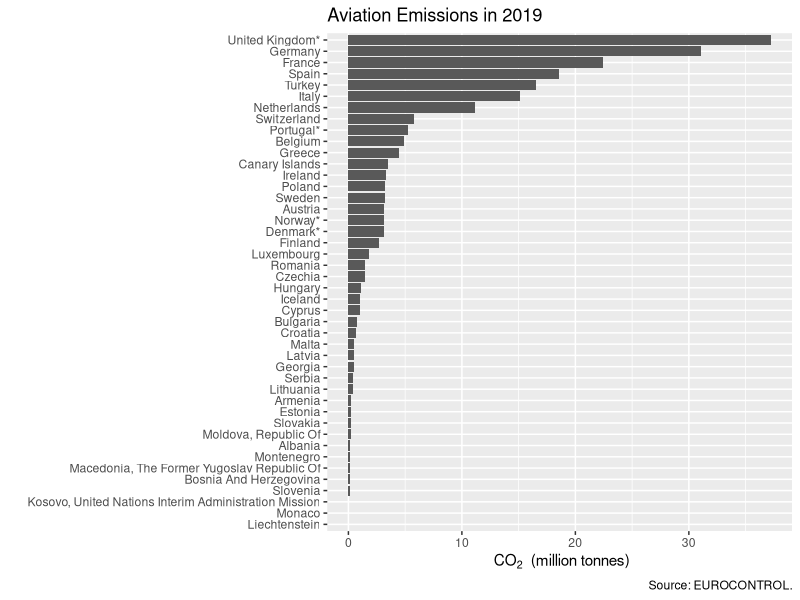
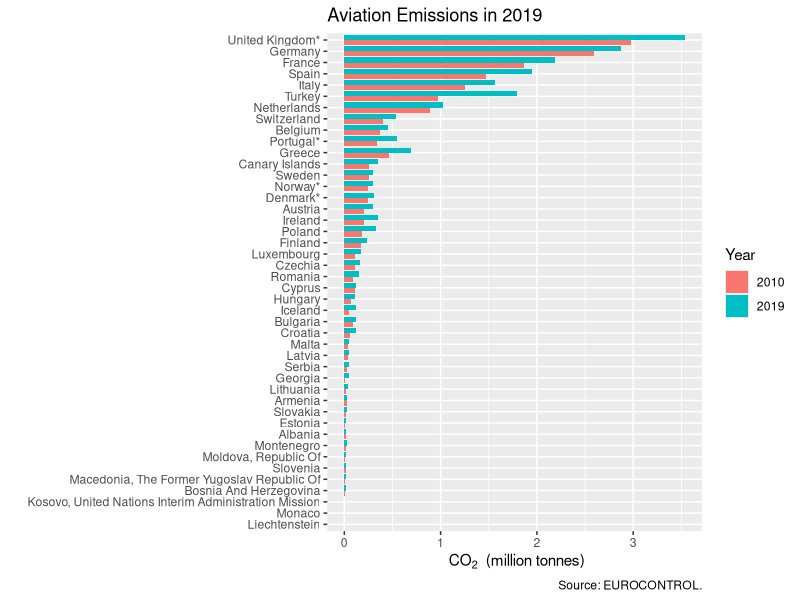
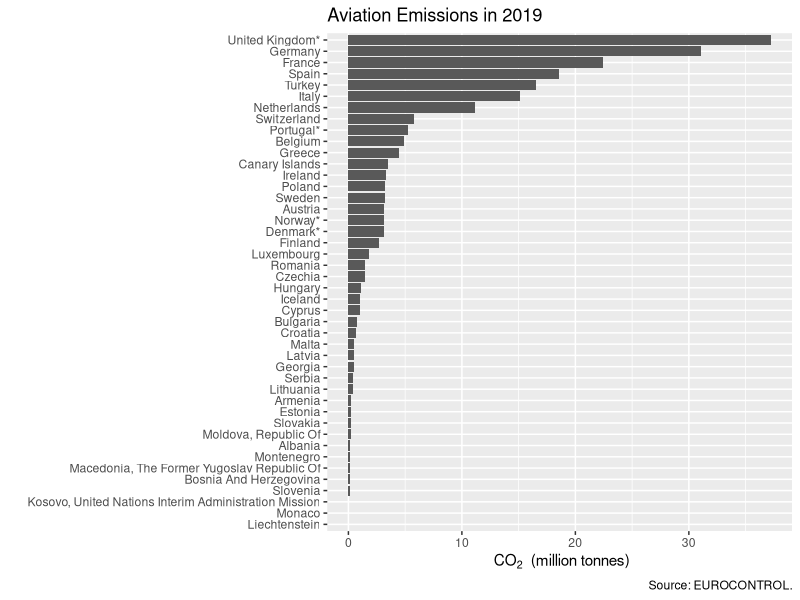

Reproduce these figures in R, in order. (Note: this script raises an error after producing the figures.)
## ---- chunk 1
knitr::kable(data.frame(syl=c("`geom_col()`, `dodge`, `reorder()`, `ggsave()`, `as.factor()`, `factor()`, `arrange()`, `facet_wrap()`, `select`, plots pane")),
             col.names = c("In this chapter, you'll be introduced to:"))
suppressPackageStartupMessages(library(tidyverse)) # without lots of messages 
aviation_co2 <- readxl::read_xlsx("data/CO2_emissions_by_state.xlsx", 
                                  sheet = "DATA") %>% 
  mutate(state_label = if_else(YEAR == 2019, str_to_title(STATE_NAME), ""))
## ---- chunk 2
ggplot(aviation_co2 %>% 
         filter(YEAR == 2019), 
       aes(reorder(state_label, CO2_QTY_TONNES),
           CO2_QTY_TONNES/1e6)) +
  geom_col() +
  labs(x = "", 
       y = bquote(~CO[2]~" (million tonnes)"),
       title = "Aviation Emissions in 2019",
       caption = "Source: EUROCONTROL.") +
  coord_flip()

## ---- chunk 3
ggsave("graphs/FirstSortedBars.png", width = 15, height = 15, units = "cm")
## ---- chunk 4
aviation_co2 <- aviation_co2 %>% 
  mutate(STATE_NAME = str_to_title(STATE_NAME))

ggplot(aviation_co2 %>% 
         filter(YEAR %in% c(2010, 2019)), 
       aes(reorder(STATE_NAME, CO2_QTY_TONNES),
           CO2_QTY_TONNES/1e6,
           fill = as.factor(YEAR))) +  # make discrete
  geom_col(position = "dodge") +
  labs(x = "", 
       y = bquote(~CO[2]~" (million tonnes)"),
       title = "Aviation Emissions in 2019",
       caption = "Source: EUROCONTROL.",
       fill = "Year") + # nicer label for legend
  coord_flip()

## ---- chunk 5
state_order <- aviation_co2 %>% 
  filter(YEAR == 2019) %>%     # in year 2019
  arrange(desc(CO2_QTY_TONNES)) %>%  # descending order
  pull(STATE_NAME) 

aviation_co2 <- aviation_co2 %>% 
  mutate(ordered_states = factor(STATE_NAME, 
                                 levels = state_order, ordered = TRUE))

ggplot(aviation_co2 %>% 
         filter(YEAR %in% c(2010, 2019)), 
       aes(ordered_states,
           CO2_QTY_TONNES/1e6,
           fill = as.factor(YEAR))) +  # make discrete
  geom_col(position = "dodge") +
  labs(x = "", 
       y = bquote(~CO[2]~" (million tonnes)"),
       title = "Aviation Emissions",
       caption = "Ordering by 2019 emissions. Source: EUROCONTROL.",
       fill = "Year") + # nicer label for legend
  coord_flip()

## ---- chunk 6
ggplot(aviation_co2 %>% 
         filter(YEAR %in% c(2010, 2015, 2019)), 
       aes(ordered_states,
           CO2_QTY_TONNES/1e6)) +  
  geom_col() +
  facet_wrap(~YEAR, nrow = 1) + 
  labs(x = "", 
       y = bquote(~CO[2]~" (million tonnes)"),
       title = "Aviation Emissions",
       caption = "Source: EUROCONTROL.") + 
  coord_flip()

## ---- chunk 7
aviation_co2 <- aviation_co2 %>% 
  mutate(size = if_else(ordered_states %in% state_order[1:19], 
                        "Larger Emitters", "Smaller Emitters"))

ggplot(aviation_co2 %>% 
         filter(YEAR %in% c(2010, 2015, 2019)), 
       aes(ordered_states,
           CO2_QTY_TONNES/1e6,
           fill = as.factor(YEAR))) +  
  geom_col(position = "dodge") +
  facet_wrap(~size, nrow = 1, scales = "free") + 
  labs(x = "", 
       y = bquote(~CO[2]~" (million tonnes)"),
       title = "Aviation Emissions",
       caption = "Source: EUROCONTROL.",
       fill = "Year") + # nicer label for legend
  coord_flip()

